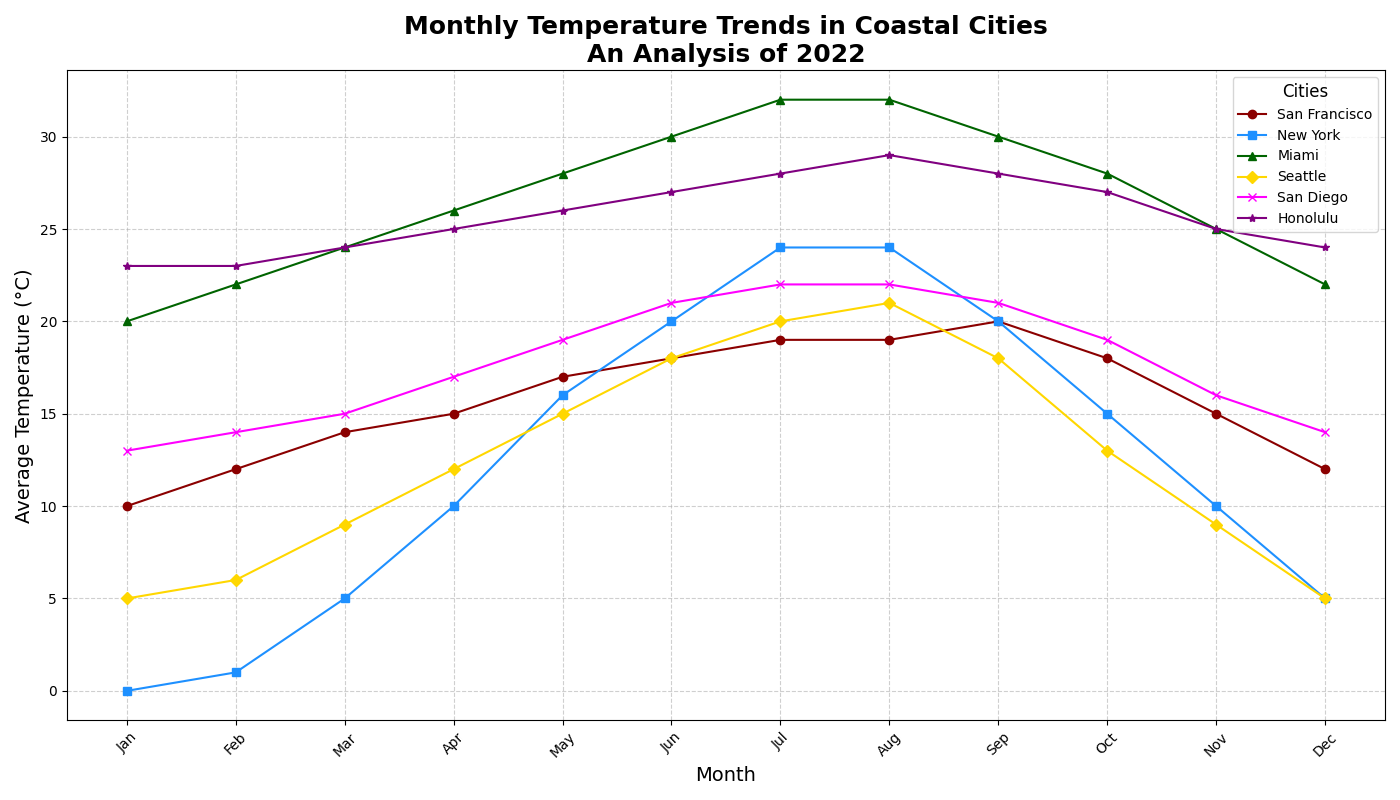

Here is the Python script that generated this plot:
import matplotlib.pyplot as plt
import numpy as np

# Define the months of the year
months = np.array(['Jan', 'Feb', 'Mar', 'Apr', 'May', 'Jun', 'Jul', 'Aug', 'Sep', 'Oct', 'Nov', 'Dec'])

# Define fictional average monthly temperatures for each city (in Celsius)
san_francisco_temps = np.array([10, 12, 14, 15, 17, 18, 19, 19, 20, 18, 15, 12])
new_york_temps = np.array([0, 1, 5, 10, 16, 20, 24, 24, 20, 15, 10, 5])
miami_temps = np.array([20, 22, 24, 26, 28, 30, 32, 32, 30, 28, 25, 22])
seattle_temps = np.array([5, 6, 9, 12, 15, 18, 20, 21, 18, 13, 9, 5])
san_diego_temps = np.array([13, 14, 15, 17, 19, 21, 22, 22, 21, 19, 16, 14])
honolulu_temps = np.array([23, 23, 24, 25, 26, 27, 28, 29, 28, 27, 25, 24])

# Create a figure and axis for the line plot
plt.figure(figsize=(14, 8))

# Plotting average temperatures for each city with new colors
plt.plot(months, san_francisco_temps, marker='o', linestyle='-', label='San Francisco', color='darkred')
plt.plot(months, new_york_temps, marker='s', linestyle='-', label='New York', color='dodgerblue')
plt.plot(months, miami_temps, marker='^', linestyle='-', label='Miami', color='darkgreen')
plt.plot(months, seattle_temps, marker='D', linestyle='-', label='Seattle', color='gold')
plt.plot(months, san_diego_temps, marker='x', linestyle='-', label='San Diego', color='magenta')
plt.plot(months, honolulu_temps, marker='*', linestyle='-', label='Honolulu', color='purple')

# Titles and labels
plt.title('Monthly Temperature Trends in Coastal Cities\nAn Analysis of 2022', fontsize=18, fontweight='bold')
plt.xlabel('Month', fontsize=14)
plt.ylabel('Average Temperature (°C)', fontsize=14)

# Customize the grid and appearance
plt.grid(True, linestyle='--', alpha=0.6)
plt.legend(title='Cities', title_fontsize=12, fontsize=10, loc='upper right')
plt.xticks(rotation=45)
plt.tight_layout()

# Show the plot
plt.show()
